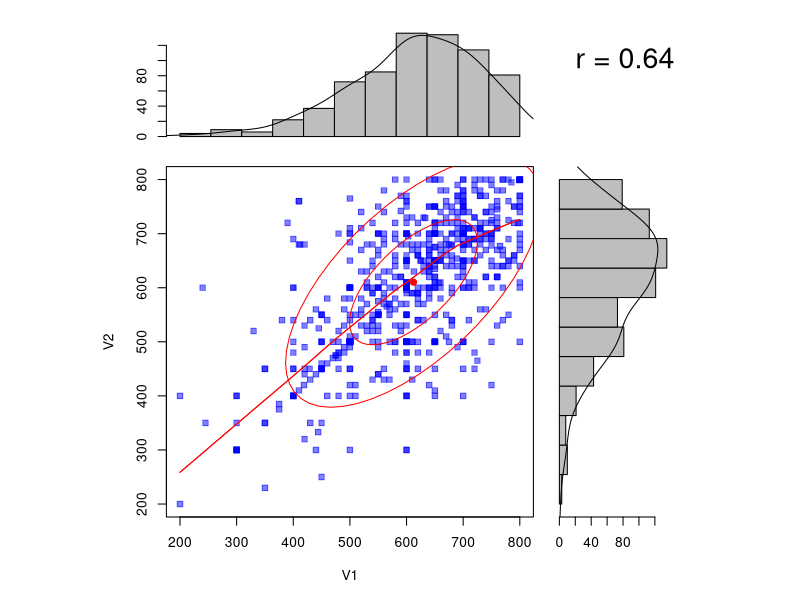
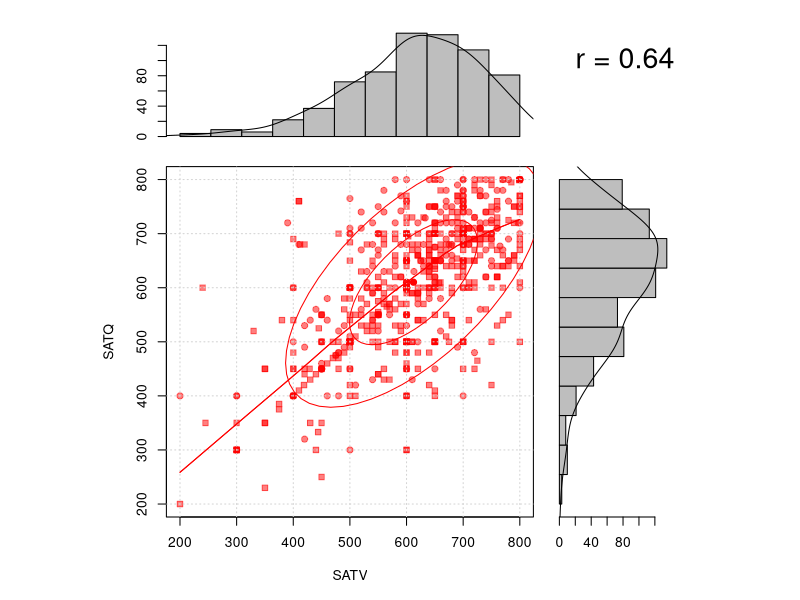

Recreate these plots in R, in order.
library(psych)


### Name: scatterHist
### Title: Draw a scatter plot with associated X and Y histograms,
###   densities and correlation
### Aliases: scatter.hist scatterHist
### Keywords: multivariate hplot

### ** Examples

data(sat.act)
with(sat.act,scatter.hist(SATV,SATQ))
#or for something a bit more splashy
scatter.hist(sat.act[5:6],pch=(19+sat.act$gender),col=c("blue","red")[sat.act$gender],grid=TRUE)
